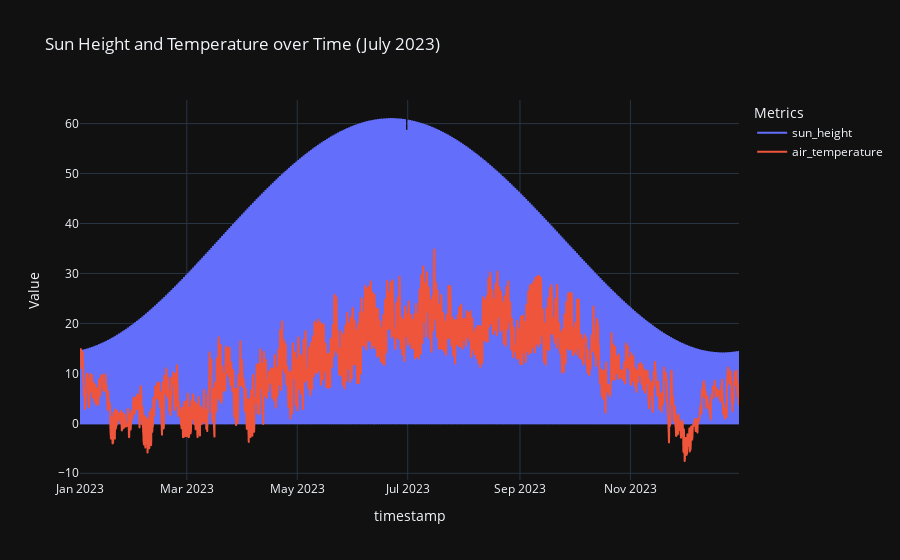

The notebook cell this image was saved under:
### Code cell
# --- Plot Sun Height and Temperature over time ---
sun_temp_fig = px.line(df_subset_2023, 
                        x='timestamp',
                        y=['sun_height', 'air_temperature'],
                        title='Sun Height and Temperature over Time (July 2023)',
                        labels={'value': 'Value', 'variable': 'Metrics'},
                        template='plotly_dark')

sun_temp_fig.update_layout(hovermode="x unified")
sun_temp_fig

### Figure 1 — Plotly figure (JSON) as saved in the notebook; plotly's stock layout.template omitted (floating-point values rounded to 4 significant figures; data arrays with more than 128 entries replaced by an {"elided": "..."} marker saying what was removed)
{"data": [{"hovertemplate": "Metrics=sun_height<br>timestamp=%{x}<br>Value=%{y}<extra></extra>", "legendgroup": "sun_height", "line": {"color": "#636efa", "dash": "solid"}, "marker": {"symbol": "circle"}, "mode": "lines", "name": "sun_height", "showlegend": true, "type": "scattergl", "x": {"elided": "8736 str values"}, "xaxis": "x", "y": {"elided": "8736 float values"}, "yaxis": "y"}, {"hovertemplate": "Metrics=air_temperature<br>timestamp=%{x}<br>Value=%{y}<extra></extra>", "legendgroup": "air_temperature", "line": {"color": "#EF553B", "dash": "solid"}, "marker": {"symbol": "circle"}, "mode": "lines", "name": "air_temperature", "showlegend": true, "type": "scattergl", "x": {"elided": "8736 str values"}, "xaxis": "x", "y": {"elided": "8736 float values"}, "yaxis": "y"}], "layout": {"hovermode": "x unified", "legend": {"title": {"text": "Metrics"}, "tracegroupgap": 0}, "title": {"text": "Sun Height and Temperature over Time (July 2023)"}, "xaxis": {"anchor": "y", "domain": [0, 1], "title": {"text": "timestamp"}}, "yaxis": {"anchor": "x", "domain": [0, 1], "title": {"text": "Value"}}}}
